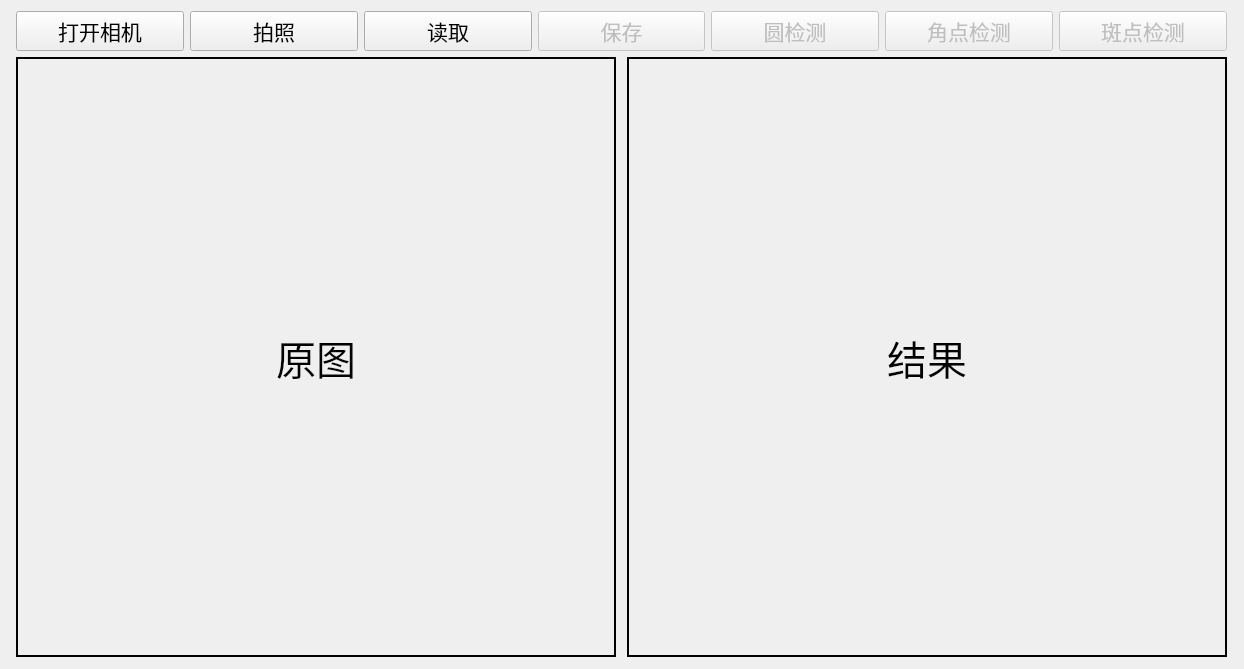
<?xml version="1.0" encoding="UTF-8"?>
<ui version="4.0">
 <class>Widget</class>
 <widget class="QWidget" name="Widget">
  <property name="geometry">
   <rect>
    <x>0</x>
    <y>0</y>
    <width>1244</width>
    <height>669</height>
   </rect>
  </property>
  <property name="windowTitle">
   <string>视觉作业</string>
  </property>
  <layout class="QGridLayout" name="gridLayout">
   <item row="0" column="0" colspan="2">
    <layout class="QHBoxLayout" name="horizontalLayout">
     <item>
      <widget class="QPushButton" name="pushButton_6">
       <property name="font">
        <font>
         <family>楷体</family>
         <pointsize>16</pointsize>
         <weight>50</weight>
         <bold>false</bold>
        </font>
       </property>
       <property name="text">
        <string>打开相机</string>
       </property>
      </widget>
     </item>
     <item>
      <widget class="QPushButton" name="pushButton_7">
       <property name="font">
        <font>
         <family>楷体</family>
         <pointsize>16</pointsize>
         <weight>50</weight>
         <bold>false</bold>
        </font>
       </property>
       <property name="text">
        <string>拍照</string>
       </property>
      </widget>
     </item>
     <item>
      <widget class="QPushButton" name="pushButton">
       <property name="font">
        <font>
         <family>楷体</family>
         <pointsize>16</pointsize>
         <weight>50</weight>
         <bold>false</bold>
        </font>
       </property>
       <property name="text">
        <string>读取</string>
       </property>
      </widget>
     </item>
     <item>
      <widget class="QPushButton" name="pushButton_5">
       <property name="enabled">
        <bool>false</bool>
       </property>
       <property name="font">
        <font>
         <family>楷体</family>
         <pointsize>16</pointsize>
         <weight>50</weight>
         <bold>false</bold>
        </font>
       </property>
       <property name="text">
        <string>保存</string>
       </property>
      </widget>
     </item>
     <item>
      <widget class="QPushButton" name="pushButton_2">
       <property name="enabled">
        <bool>false</bool>
       </property>
       <property name="font">
        <font>
         <family>楷体</family>
         <pointsize>16</pointsize>
         <weight>50</weight>
         <bold>false</bold>
        </font>
       </property>
       <property name="text">
        <string>圆检测</string>
       </property>
      </widget>
     </item>
     <item>
      <widget class="QPushButton" name="pushButton_3">
       <property name="enabled">
        <bool>false</bool>
       </property>
       <property name="font">
        <font>
         <family>楷体</family>
         <pointsize>16</pointsize>
         <weight>50</weight>
         <bold>false</bold>
        </font>
       </property>
       <property name="text">
        <string>角点检测</string>
       </property>
      </widget>
     </item>
     <item>
      <widget class="QPushButton" name="pushButton_4">
       <property name="enabled">
        <bool>false</bool>
       </property>
       <property name="minimumSize">
        <size>
         <width>0</width>
         <height>36</height>
        </size>
       </property>
       <property name="font">
        <font>
         <family>楷体</family>
         <pointsize>16</pointsize>
         <weight>50</weight>
         <bold>false</bold>
        </font>
       </property>
       <property name="text">
        <string>斑点检测</string>
       </property>
      </widget>
     </item>
    </layout>
   </item>
   <item row="1" column="0">
    <widget class="QLabel" name="label">
     <property name="sizePolicy">
      <sizepolicy hsizetype="Preferred" vsizetype="Preferred">
       <horstretch>0</horstretch>
       <verstretch>0</verstretch>
      </sizepolicy>
     </property>
     <property name="minimumSize">
      <size>
       <width>0</width>
       <height>0</height>
      </size>
     </property>
     <property name="maximumSize">
      <size>
       <width>600</width>
       <height>600</height>
      </size>
     </property>
     <property name="font">
      <font>
       <family>楷体</family>
       <pointsize>30</pointsize>
      </font>
     </property>
     <property name="cursor">
      <cursorShape>CrossCursor</cursorShape>
     </property>
     <property name="mouseTracking">
      <bool>false</bool>
     </property>
     <property name="layoutDirection">
      <enum>Qt::LeftToRight</enum>
     </property>
     <property name="autoFillBackground">
      <bool>false</bool>
     </property>
     <property name="frameShape">
      <enum>QFrame::WinPanel</enum>
     </property>
     <property name="frameShadow">
      <enum>QFrame::Plain</enum>
     </property>
     <property name="text">
      <string>原图</string>
     </property>
     <property name="alignment">
      <set>Qt::AlignCenter</set>
     </property>
     <property name="textInteractionFlags">
      <set>Qt::LinksAccessibleByMouse</set>
     </property>
    </widget>
   </item>
   <item row="1" column="1">
    <widget class="QLabel" name="label_2">
     <property name="minimumSize">
      <size>
       <width>0</width>
       <height>0</height>
      </size>
     </property>
     <property name="maximumSize">
      <size>
       <width>600</width>
       <height>600</height>
      </size>
     </property>
     <property name="sizeIncrement">
      <size>
       <width>1</width>
       <height>1</height>
      </size>
     </property>
     <property name="font">
      <font>
       <family>楷体</family>
       <pointsize>30</pointsize>
      </font>
     </property>
     <property name="layoutDirection">
      <enum>Qt::LeftToRight</enum>
     </property>
     <property name="frameShape">
      <enum>QFrame::WinPanel</enum>
     </property>
     <property name="text">
      <string>结果</string>
     </property>
     <property name="alignment">
      <set>Qt::AlignCenter</set>
     </property>
    </widget>
   </item>
  </layout>
 </widget>
 <layoutdefault spacing="6" margin="11"/>
 <resources/>
 <connections/>
</ui>
